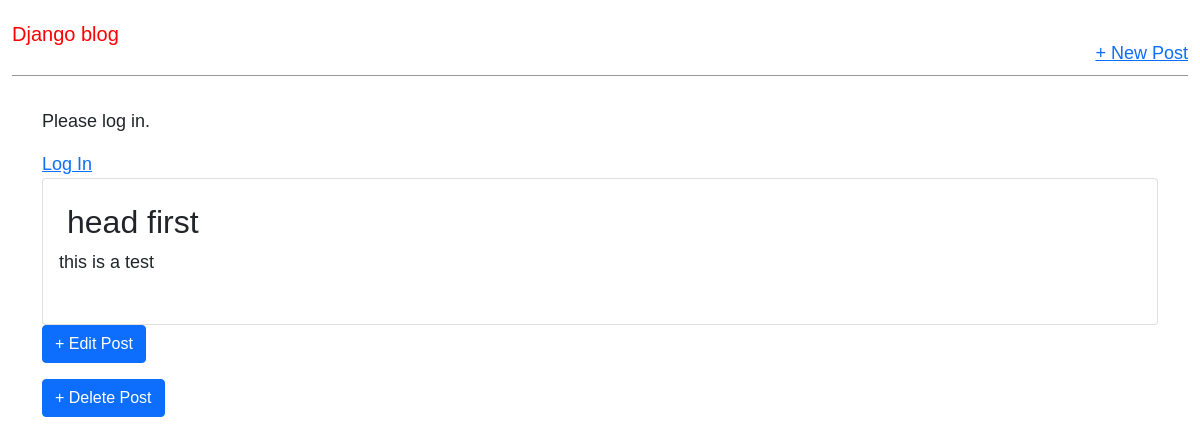
/post/1/, run on an earlier commit of the app's database.
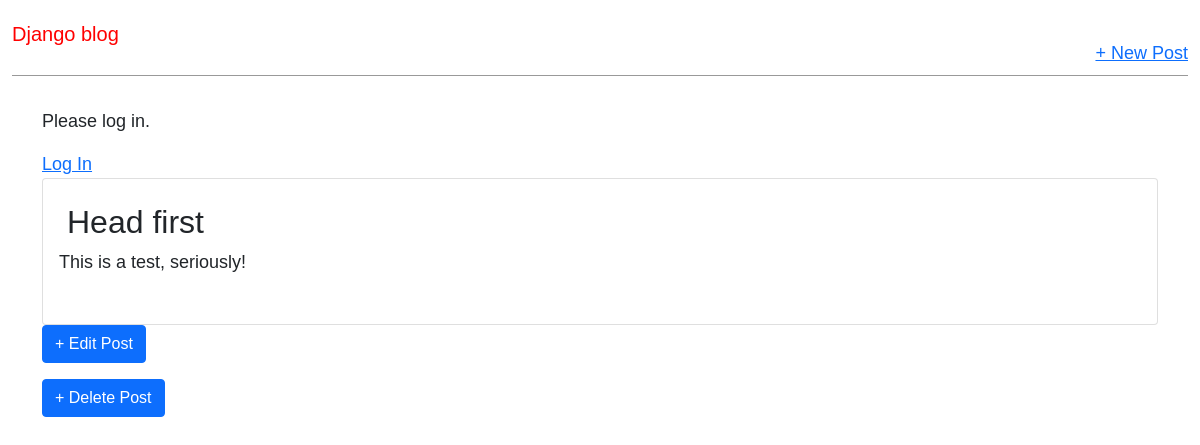
And on a later commit of the database.
### blog/models.py (models this page shows, shortened)
class Post(models.Model):
  title = models.CharField(max_length=200)
  author = models.ForeignKey(
    'auth.user',
    on_delete=models.CASCADE,
  )
  body = models.TextField()

### blog/views.py (the view)
# urls.py: path('post/<int:pk>/', BlogDetailView.as_view(), name='post_detail'),
class BlogDetailView(DetailView):
  model = Post
  template_name = 'post_detail.html'

### templates/post_detail.html
{% extends 'base.html'%} {% block content %}
<div class="card">
  <div class="card-body post-entry">
    <h2 class="card-title">{{ post.title }}</h2>
    <p class="card-text">{{ post.body }}</p>
  </div>
</div>
<p>
  <a class="btn btn-primary" href="{% url 'post_edit' post.pk %}"
    >+ Edit Post</a
  >
</p>
<p>
  <a class="btn btn-primary" href="{% url 'post_delete' post.pk %}"
    >+ Delete Post</a
  >
</p>
{% endblock content%}

What changed in the data, as far as the page shows it:
changed Post: title "head first" → "Head first"; body "this is a test" → "This is a test, seriously!"
